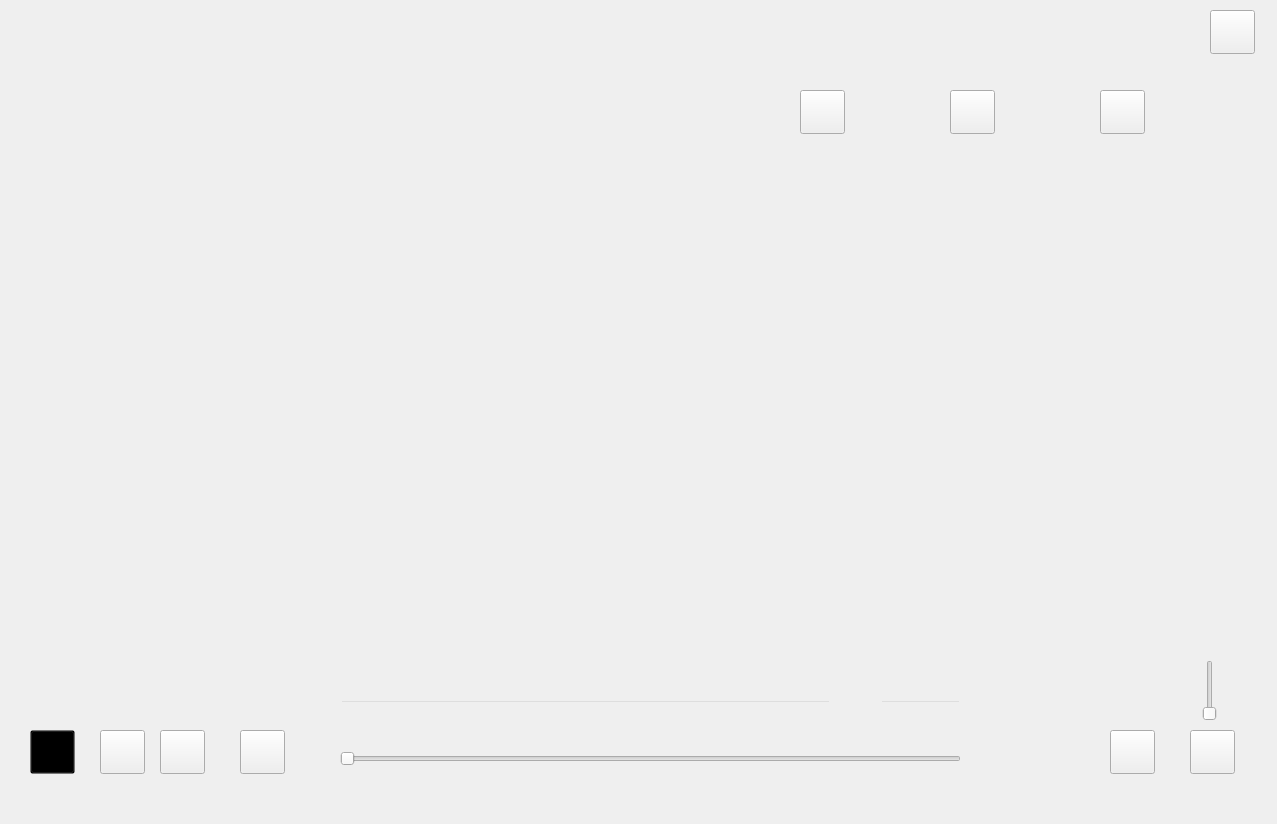
<?xml version="1.0" encoding="UTF-8"?>
<ui version="4.0">
 <class>MainWindow</class>
 <widget class="QMainWindow" name="MainWindow">
  <property name="geometry">
   <rect>
    <x>0</x>
    <y>0</y>
    <width>1277</width>
    <height>824</height>
   </rect>
  </property>
  <property name="minimumSize">
   <size>
    <width>1277</width>
    <height>824</height>
   </size>
  </property>
  <property name="maximumSize">
   <size>
    <width>1277</width>
    <height>854</height>
   </size>
  </property>
  <property name="windowTitle">
   <string>YES! Music</string>
  </property>
  <property name="windowIcon">
   <iconset resource="ResourseMusic.qrc">
    <normaloff>:/buttons/logo.png</normaloff>:/buttons/logo.png</iconset>
  </property>
  <property name="autoFillBackground">
   <bool>true</bool>
  </property>
  <property name="styleSheet">
   <string notr="true"/>
  </property>
  <widget class="QWidget" name="centralwidget">
   <widget class="QStackedWidget" name="stackedWidget_lists">
    <property name="geometry">
     <rect>
      <x>750</x>
      <y>150</y>
      <width>401</width>
      <height>531</height>
     </rect>
    </property>
    <property name="styleSheet">
     <string notr="true"/>
    </property>
    <property name="currentIndex">
     <number>1</number>
    </property>
    <widget class="QWidget" name="page_playlist">
     <property name="styleSheet">
      <string notr="true"/>
     </property>
     <widget class="QListWidget" name="listWidget_playlist">
      <property name="geometry">
       <rect>
        <x>0</x>
        <y>10</y>
        <width>401</width>
        <height>511</height>
       </rect>
      </property>
      <property name="font">
       <font>
        <family>Arial</family>
        <pointsize>9</pointsize>
        <weight>50</weight>
        <bold>false</bold>
       </font>
      </property>
      <property name="styleSheet">
       <string notr="true">background-color:transparent;
color:rgb(50,50,50);
</string>
      </property>
      <property name="lineWidth">
       <number>1</number>
      </property>
     </widget>
    </widget>
    <widget class="QWidget" name="page_fav_list"/>
    <widget class="QWidget" name="page_history">
     <widget class="QListWidget" name="listWidget_history">
      <property name="geometry">
       <rect>
        <x>0</x>
        <y>10</y>
        <width>401</width>
        <height>511</height>
       </rect>
      </property>
      <property name="font">
       <font>
        <family>Arial</family>
        <pointsize>9</pointsize>
        <weight>50</weight>
        <bold>false</bold>
       </font>
      </property>
      <property name="styleSheet">
       <string notr="true">background-color:transparent;
color:rgb(50,50,50);
</string>
      </property>
      <property name="lineWidth">
       <number>1</number>
      </property>
     </widget>
    </widget>
   </widget>
   <widget class="QPushButton" name="pushButton_playlist">
    <property name="geometry">
     <rect>
      <x>950</x>
      <y>90</y>
      <width>45</width>
      <height>44</height>
     </rect>
    </property>
    <property name="styleSheet">
     <string notr="true">border-image:url(:/buttons/playlist.png)</string>
    </property>
    <property name="text">
     <string/>
    </property>
    <property name="iconSize">
     <size>
      <width>36</width>
      <height>36</height>
     </size>
    </property>
    <property name="checkable">
     <bool>false</bool>
    </property>
    <property name="flat">
     <bool>false</bool>
    </property>
   </widget>
   <widget class="QPushButton" name="pushButton_history">
    <property name="geometry">
     <rect>
      <x>1100</x>
      <y>90</y>
      <width>45</width>
      <height>44</height>
     </rect>
    </property>
    <property name="styleSheet">
     <string notr="true">border-image:url(:/buttons/history.png)</string>
    </property>
    <property name="text">
     <string/>
    </property>
    <property name="iconSize">
     <size>
      <width>36</width>
      <height>36</height>
     </size>
    </property>
    <property name="flat">
     <bool>false</bool>
    </property>
   </widget>
   <widget class="QPushButton" name="pushButton_add_file">
    <property name="geometry">
     <rect>
      <x>800</x>
      <y>90</y>
      <width>45</width>
      <height>44</height>
     </rect>
    </property>
    <property name="styleSheet">
     <string notr="true">border-image:url(:/buttons/add_file.png)</string>
    </property>
    <property name="text">
     <string/>
    </property>
    <property name="iconSize">
     <size>
      <width>36</width>
      <height>36</height>
     </size>
    </property>
    <property name="flat">
     <bool>false</bool>
    </property>
   </widget>
   <widget class="QPushButton" name="pushButton_previous">
    <property name="geometry">
     <rect>
      <x>30</x>
      <y>730</y>
      <width>45</width>
      <height>44</height>
     </rect>
    </property>
    <property name="styleSheet">
     <string notr="true">background-color:transparent;
border-image:url(:/buttons/previous.png)</string>
    </property>
    <property name="text">
     <string/>
    </property>
    <property name="iconSize">
     <size>
      <width>36</width>
      <height>36</height>
     </size>
    </property>
   </widget>
   <widget class="QPushButton" name="pushButton_play">
    <property name="geometry">
     <rect>
      <x>100</x>
      <y>730</y>
      <width>45</width>
      <height>44</height>
     </rect>
    </property>
    <property name="styleSheet">
     <string notr="true">border-image: url(:/buttons/play.png)</string>
    </property>
    <property name="text">
     <string/>
    </property>
    <property name="iconSize">
     <size>
      <width>40</width>
      <height>40</height>
     </size>
    </property>
   </widget>
   <widget class="QPushButton" name="pushButton_next">
    <property name="geometry">
     <rect>
      <x>240</x>
      <y>730</y>
      <width>45</width>
      <height>44</height>
     </rect>
    </property>
    <property name="styleSheet">
     <string notr="true">border-image: url(:/buttons/next.png)</string>
    </property>
    <property name="text">
     <string/>
    </property>
    <property name="iconSize">
     <size>
      <width>36</width>
      <height>36</height>
     </size>
    </property>
   </widget>
   <widget class="QSlider" name="horizontalSlider_progress">
    <property name="geometry">
     <rect>
      <x>340</x>
      <y>750</y>
      <width>621</width>
      <height>18</height>
     </rect>
    </property>
    <property name="orientation">
     <enum>Qt::Horizontal</enum>
    </property>
   </widget>
   <widget class="QPushButton" name="pushButton_mode">
    <property name="geometry">
     <rect>
      <x>1110</x>
      <y>730</y>
      <width>45</width>
      <height>44</height>
     </rect>
    </property>
    <property name="styleSheet">
     <string notr="true">border-image:url(:/buttons/loop.png)</string>
    </property>
    <property name="text">
     <string/>
    </property>
    <property name="iconSize">
     <size>
      <width>36</width>
      <height>36</height>
     </size>
    </property>
   </widget>
   <widget class="QPushButton" name="pushButton_volume">
    <property name="geometry">
     <rect>
      <x>1190</x>
      <y>730</y>
      <width>45</width>
      <height>44</height>
     </rect>
    </property>
    <property name="styleSheet">
     <string notr="true">border-image:url(:/buttons/volumn.png)</string>
    </property>
    <property name="text">
     <string/>
    </property>
    <property name="iconSize">
     <size>
      <width>48</width>
      <height>48</height>
     </size>
    </property>
   </widget>
   <widget class="QLineEdit" name="lineEdit_info">
    <property name="geometry">
     <rect>
      <x>340</x>
      <y>700</y>
      <width>491</width>
      <height>31</height>
     </rect>
    </property>
    <property name="font">
     <font>
      <family>Arial</family>
     </font>
    </property>
    <property name="styleSheet">
     <string notr="true">background-color:transparent</string>
    </property>
    <property name="readOnly">
     <bool>true</bool>
    </property>
   </widget>
   <widget class="QLineEdit" name="lineEdit_time">
    <property name="geometry">
     <rect>
      <x>880</x>
      <y>700</y>
      <width>81</width>
      <height>31</height>
     </rect>
    </property>
    <property name="font">
     <font>
      <family>Arial</family>
     </font>
    </property>
    <property name="styleSheet">
     <string notr="true">background-color:transparent</string>
    </property>
    <property name="readOnly">
     <bool>true</bool>
    </property>
   </widget>
   <widget class="QLabel" name="label_file">
    <property name="geometry">
     <rect>
      <x>50</x>
      <y>90</y>
      <width>600</width>
      <height>71</height>
     </rect>
    </property>
    <property name="font">
     <font>
      <family>Arial</family>
      <pointsize>14</pointsize>
     </font>
    </property>
    <property name="text">
     <string/>
    </property>
    <property name="alignment">
     <set>Qt::AlignCenter</set>
    </property>
   </widget>
   <widget class="QSlider" name="verticalSlider_volume">
    <property name="geometry">
     <rect>
      <x>1200</x>
      <y>660</y>
      <width>20</width>
      <height>61</height>
     </rect>
    </property>
    <property name="orientation">
     <enum>Qt::Vertical</enum>
    </property>
   </widget>
   <widget class="QStackedWidget" name="stackedWidget_all">
    <property name="geometry">
     <rect>
      <x>50</x>
      <y>180</y>
      <width>641</width>
      <height>481</height>
     </rect>
    </property>
    <property name="currentIndex">
     <number>0</number>
    </property>
    <widget class="QWidget" name="page_refresh">
     <widget class="QTextEdit" name="textEdit">
      <property name="geometry">
       <rect>
        <x>20</x>
        <y>10</y>
        <width>611</width>
        <height>451</height>
       </rect>
      </property>
      <property name="font">
       <font>
        <family>Arial</family>
        <pointsize>12</pointsize>
       </font>
      </property>
      <property name="styleSheet">
       <string notr="true">background-color:transparent</string>
      </property>
      <property name="lineWrapMode">
       <enum>QTextEdit::WidgetWidth</enum>
      </property>
      <property name="readOnly">
       <bool>true</bool>
      </property>
     </widget>
    </widget>
    <widget class="QWidget" name="page_5"/>
   </widget>
   <widget class="QPushButton" name="pushButton_close">
    <property name="geometry">
     <rect>
      <x>1210</x>
      <y>10</y>
      <width>45</width>
      <height>44</height>
     </rect>
    </property>
    <property name="styleSheet">
     <string notr="true">border-image: url(:/buttons/close.png)</string>
    </property>
    <property name="text">
     <string/>
    </property>
    <property name="iconSize">
     <size>
      <width>24</width>
      <height>24</height>
     </size>
    </property>
   </widget>
   <widget class="QLabel" name="label_logo">
    <property name="geometry">
     <rect>
      <x>50</x>
      <y>10</y>
      <width>131</width>
      <height>61</height>
     </rect>
    </property>
    <property name="font">
     <font>
      <family>Arial</family>
      <pointsize>14</pointsize>
      <weight>75</weight>
      <bold>true</bold>
     </font>
    </property>
    <property name="styleSheet">
     <string notr="true">border-image:url(:/buttons/logo.png)</string>
    </property>
    <property name="text">
     <string/>
    </property>
   </widget>
   <widget class="QPushButton" name="pushButton_pause">
    <property name="geometry">
     <rect>
      <x>160</x>
      <y>730</y>
      <width>45</width>
      <height>44</height>
     </rect>
    </property>
    <property name="styleSheet">
     <string notr="true">border-image: url(:/buttons/pause.png)</string>
    </property>
    <property name="text">
     <string/>
    </property>
    <property name="iconSize">
     <size>
      <width>40</width>
      <height>40</height>
     </size>
    </property>
   </widget>
  </widget>
 </widget>
 <resources>
  <include location="ResourseMusic.qrc"/>
 </resources>
 <connections/>
</ui>
